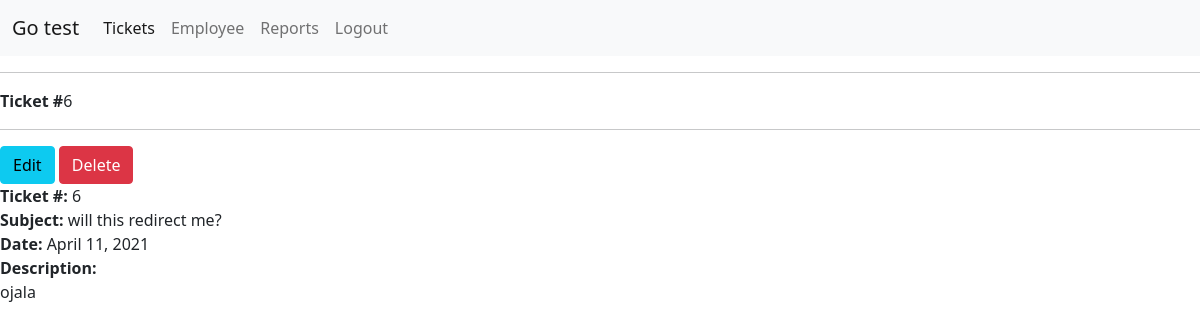
The page /info_ticket/6/ (signed in) on the database as committed earlier.
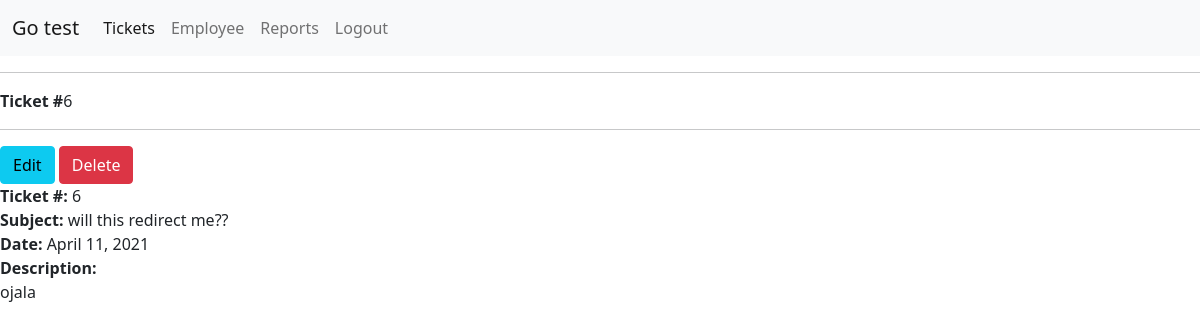
The same page on the database as committed later.
### tickets/models.py (models this page shows, shortened)
class Ticket(models.Model):
    id = models.AutoField(primary_key=True)
    subject = models.CharField(max_length=100)
    employee = models.ForeignKey(Employee, on_delete=models.CASCADE)
    description= models.TextField(max_length=500)
    date = models.DateField(auto_now_add=True)
    status = models.CharField(max_length=50, choices=STATUS_OPTIONS)
    start_date = models.DateField(default=datetime.date.today)
    end_date = models.DateField(default=datetime.date.today)
    notes = models.TextField(null=True)

### tickets/views.py (the view)
# urls.py: path('info_ticket/<str:pk>/', views.info_ticket, name="info_ticket"),
@login_required(login_url='login')
def info_ticket(request, pk):
    ticket = Ticket.objects.get(id=pk)
    context={"ticket":ticket}
    return render(request, 'tickets/tickets_info.html', context)

### tickets/templates/tickets/tickets_info.html
{% extends 'tickets/base.html' %}
{% block content %}
<hr>
<strong>Ticket #</strong>{{ticket.id}}
<hr>
<a class="btn btn-info">Edit</a>   <a class="btn btn-danger">Delete</a>
<br>
<strong>Ticket #:</strong> {{ticket.id}}
<br>
<strong>Subject:</strong> {{ticket.subject}}
<br>
<strong>Date:</strong> {{ticket.date}}
<br>
<strong>Description:</strong>
<br>
{{ticket.description}}
{% endblock content %}

Rows that differ between the two databases and show on the page:
changed Ticket "ojala": subject "will this redirect me?" → "will this redirect me??"
